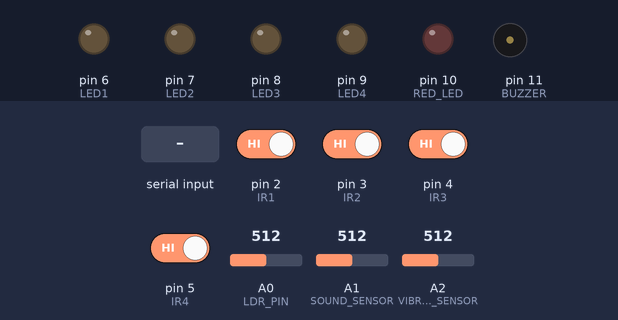
This sketch was run on a simulated Arduino Uno, built with avr-gcc and run on an emulated ATmega328P. On the bench: output pins drawn as LEDs (lit = HIGH), buzzer (waves = sounding, pin HIGH). Inputs (shaded band) come from the test bench; at power-on: pin 2 (IR1), pin 3 (IR2), pin 4 (IR3), pin 5 (IR4) HIGH, A0 (LDR_PIN) = 512, A1 (SOUND_SENSOR) = 512, A2 (VIBRATION_SENSOR) = 512. WiFi joins after 1.5 s; servers stay silent unless stated.

Above: at 3.0 s.
3.1 s: A0 (LDR_PIN) set to 485
At 4.3 s:
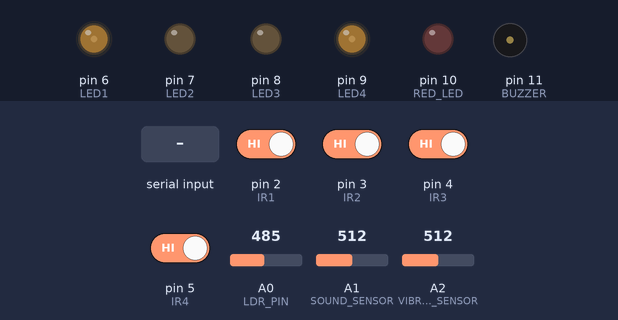
4.6 s: "SOS_TRIGGERED\n" received over the second serial link
At 5.9 s:
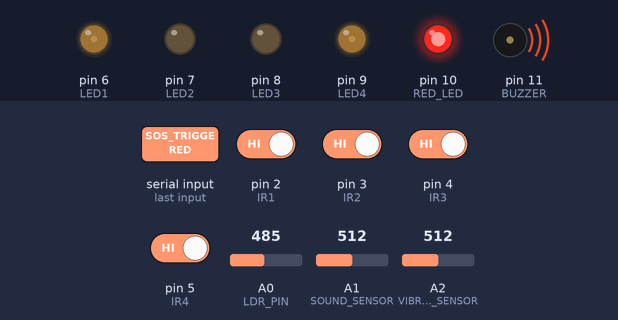
At 15.8 s:
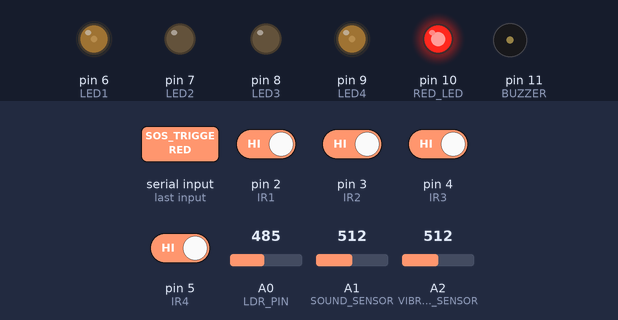
Timing chart, 0 to 16.1 s (numbered marks = the images above; inputs shaded):
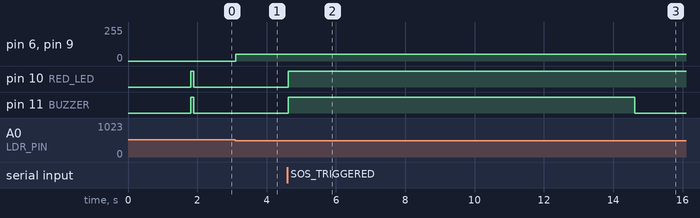

Measured:
- the behaviour switches between 501 and 500 on A0 (LDR_PIN) (found by bisection; images 0 and 1)
- after the input at 3.1 s, pin 6 (LED1), pin 9 (LED4): 0/255 → 50/255 at once
- after the input at 4.6 s, pin 10 (RED_LED): LOW → HIGH at once; pin 11 (BUZZER): LOW → HIGH at once, → LOW 10.0 s later

The sketch:

Final_Arduino_code.ino
```cpp
#define BLYNK_TEMPLATE_ID "TMPL37sZd6ZUF"
#define BLYNK_TEMPLATE_NAME "Smart Urban Streetlight"

#include <SoftwareSerial.h>
#include <BlynkSimpleStream.h>

// Define pins
#define LDR_PIN A0
#define SOUND_SENSOR A1
#define VIBRATION_SENSOR A2
#define IR1 2
#define IR2 3
#define IR3 4
#define IR4 5
#define LED1 6
#define LED2 7
#define LED3 8
#define LED4 9
#define RED_LED 10
#define BUZZER 11

// Blynk authentication
char auth[] = "YourAuthToken"; // Replace with your Blynk auth token

// Thresholds
const int LDR_THRESHOLD = 500; // Adjust based on your LDR calibration
const int SOUND_THRESHOLD = 60; // Adjust based on your sound sensor calibration
const int VIBRATION_THRESHOLD = 50; // Adjust based on your vibration sensor calibration

// Software Serial for communication with ESP8266
SoftwareSerial espSerial(9, 10); // RX, TX (connected to ESP8266 via level shifter)

// Variables
bool accidentDetected = false;
unsigned long lastAccidentTime = 0;
const unsigned long accidentTimeout = 30000; // 30 seconds

void setup() {
  // Initialize pins
  pinMode(LDR_PIN, INPUT);
  pinMode(SOUND_SENSOR, INPUT);
  pinMode(VIBRATION_SENSOR, INPUT);
  pinMode(IR1, INPUT_PULLUP);
  pinMode(IR2, INPUT_PULLUP);
  pinMode(IR3, INPUT_PULLUP);
  pinMode(IR4, INPUT_PULLUP);

  pinMode(LED1, OUTPUT);
  pinMode(LED2, OUTPUT);
  pinMode(LED3, OUTPUT);
  pinMode(LED4, OUTPUT);
  pinMode(RED_LED, OUTPUT);
  pinMode(BUZZER, OUTPUT);

  // Initialize serial communication
  Serial.begin(9600);
  espSerial.begin(9600);

  // Initialize Blynk
Blynk.begin(espSerial, auth);  // Correct parameter order
  // Turn off all LEDs initially
  allLedsOff();
}

void loop() {
  Blynk.run();

  // Read sensor values
  int ldrValue = analogRead(LDR_PIN);
  int soundValue = analogRead(SOUND_SENSOR);
  int vibrationValue = analogRead(VIBRATION_SENSOR);

  // Day/Night detection
  if (ldrValue > LDR_THRESHOLD) { // Daytime
    allLedsOff();
  }
  else { // Nighttime
    // Set dim lighting
    analogWrite(LED1, 50);
    analogWrite(LED2, 50);
    analogWrite(LED3, 50);
    analogWrite(LED4, 50);

    // Check for motion detection (IR sensors are active LOW)
    if (digitalRead(IR1) == LOW) analogWrite(LED1, 255);
    if (digitalRead(IR2) == LOW) analogWrite(LED2, 255);
    if (digitalRead(IR3) == LOW) analogWrite(LED3, 255);
    if (digitalRead(IR4) == LOW) analogWrite(LED4, 255);
  }

  // Accident detection (sound + vibration)
  if (!accidentDetected &&
      soundValue > SOUND_THRESHOLD &&
      vibrationValue > VIBRATION_THRESHOLD) {
    triggerAccident();
  }

  // Reset accident detection after timeout
  if (accidentDetected && (millis() - lastAccidentTime > accidentTimeout)) {
    resetAccident();
  }

  // Check for SOS messages from ESP8266
  if (espSerial.available()) {
    String message = espSerial.readStringUntil('\n');
    message.trim();

    if (message == "SOS_TRIGGERED") {
      triggerSOS();
    }
    else if (message == "RESET") {
      resetSystem();
    }
  }

  delay(100);
}

// Helper functions
void allLedsOff() {
  analogWrite(LED1, 0);
  analogWrite(LED2, 0);
  analogWrite(LED3, 0);
  analogWrite(LED4, 0);
  digitalWrite(RED_LED, LOW);
  digitalWrite(BUZZER, LOW);
}

void triggerAccident() {
  accidentDetected = true;
  lastAccidentTime = millis();
  digitalWrite(RED_LED, HIGH);
  digitalWrite(BUZZER, HIGH);
 //arduinoSerial.println("⚠️ Accident Detected!");
  Blynk.logEvent("accident_alert", "Emergency: ⚠️ Accident Detected!");
}

void resetAccident() {
  accidentDetected = false;
  digitalWrite(RED_LED, LOW);
  digitalWrite(BUZZER, LOW);
}

void triggerSOS() {
  digitalWrite(RED_LED, HIGH);
  digitalWrite(BUZZER, HIGH);
  //arduinoSerial.println("🚨 SOS Button Pressed!");
  Blynk.logEvent("sos_alert", "Emergency: 🚨 SOS Button Pressed!");
  delay(10000); // 10 second alarm
  digitalWrite(BUZZER, LOW);
}

void resetSystem() {
  digitalWrite(RED_LED, LOW);
  digitalWrite(BUZZER, LOW);
}

// Blynk virtual pin handlers
BLYNK_WRITE(V0) { digitalWrite(LED1, param.asInt()); }
BLYNK_WRITE(V1) { digitalWrite(LED2, param.asInt()); }
BLYNK_WRITE(V2) { digitalWrite(LED3, param.asInt()); }
BLYNK_WRITE(V3) { digitalWrite(LED4, param.asInt()); }
BLYNK_WRITE(V4) {
  if (param.asInt()) {
    digitalWrite(LED1, HIGH);
    digitalWrite(LED2, HIGH);
    digitalWrite(LED3, HIGH);
    digitalWrite(LED4, HIGH);
  } else {
    allLedsOff();
  }
}
BLYNK_WRITE(V5) {
  resetSystem();
}
```
